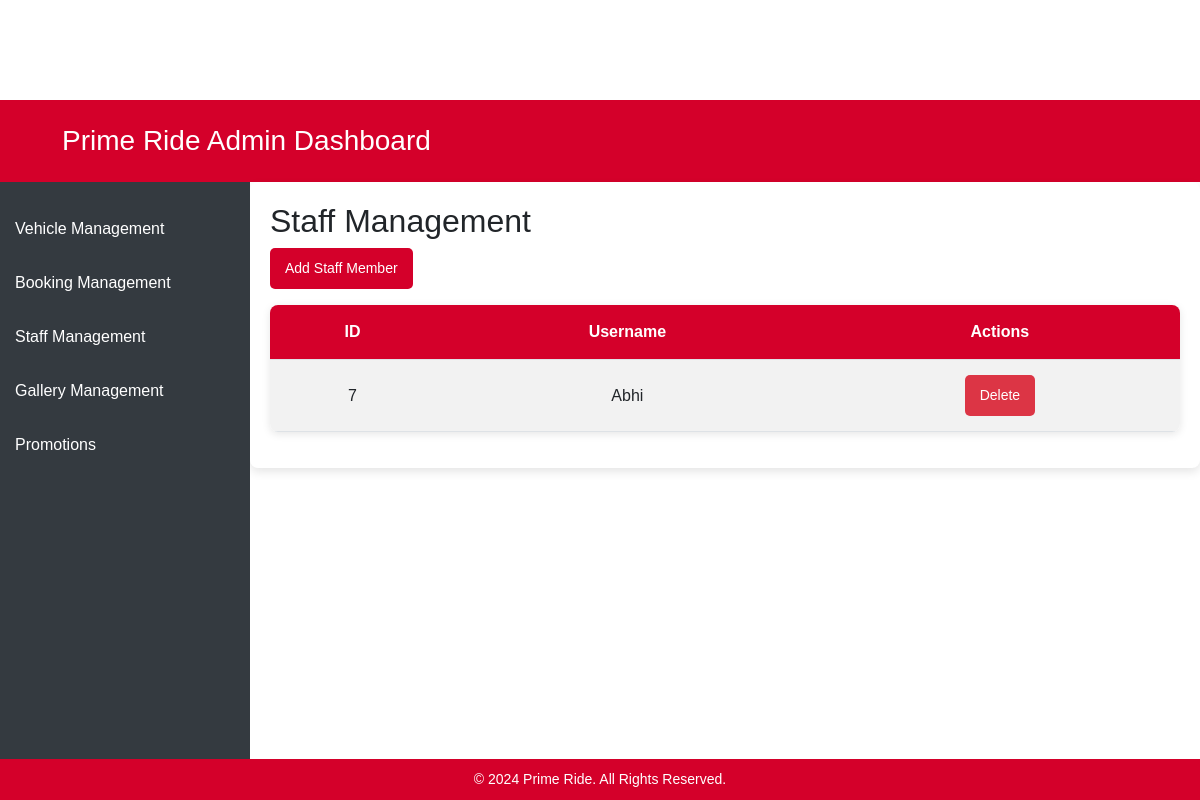
/admin/staffmanagement.php, run on an earlier commit of the app's database.
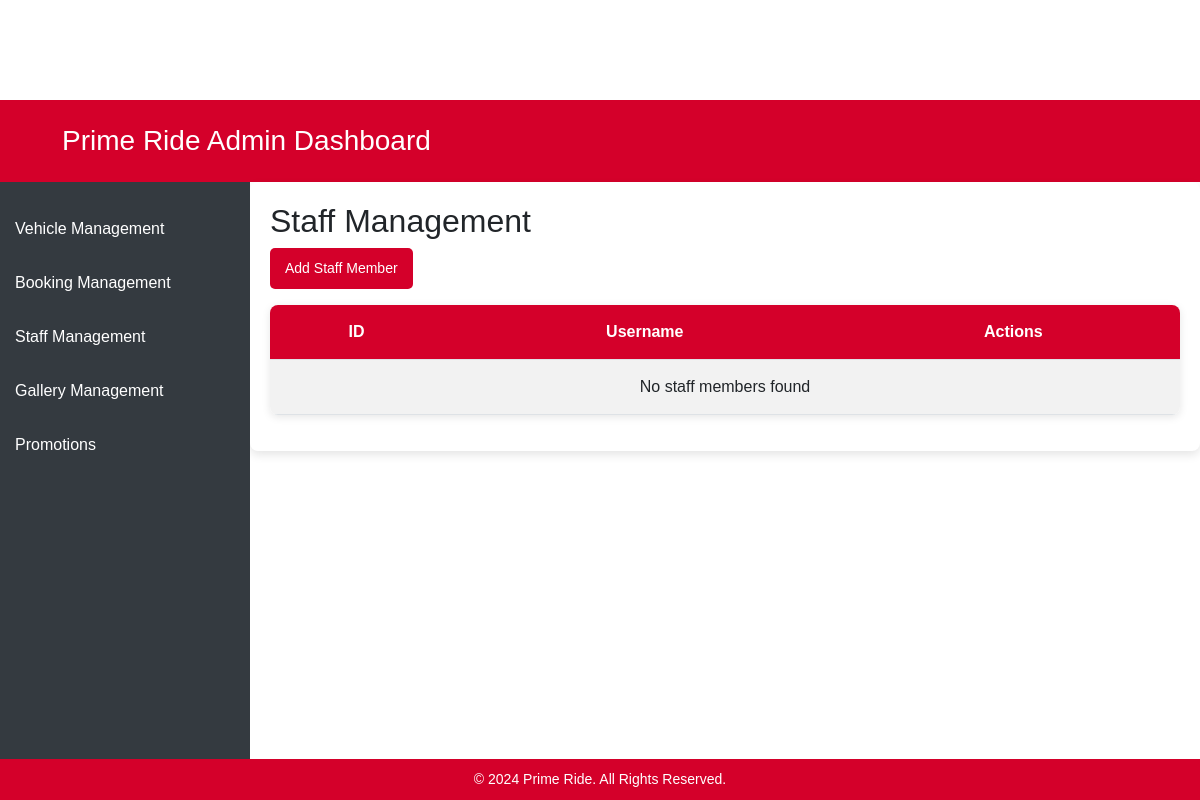
And on a later commit of the database.
### tables this page shows
CREATE TABLE `staff` (
  `id` int(11) NOT NULL,
  `staff_id` varchar(20) NOT NULL,
  `staffusername` varchar(100) NOT NULL,
  `staffpassword` varchar(255) NOT NULL
);

### admin/staffmanagement.php (the view, shortened to what this page needs)
<!DOCTYPE html>
<html lang="en">
<head>
  <link rel="stylesheet" href="admin.css">
  <link href="https://cdn.jsdelivr.net/npm/bootstrap@5.3.0-alpha1/dist/css/bootstrap.min.css" rel="stylesheet">
</head>
<body>
  <header class="p-3 text-bg-brown header">
    <div class="container">
        <div class="d-flex flex-wrap align-items-center justify-content-between">
            <div class="d-flex align-items-center">
                <a href="" class="d-flex align-items-center mb-2 mb-lg-0 text-white text-decoration-none">
                </a>
                <h1>Prime Ride Admin Dashboard</h1>
            </div>
        </div>
    </div>
</header>
<div class="sidebar">
    <a href="vehiclemanagement.php">Vehicle Management</a>
    <a href="bookingmanagement.php">Booking Management</a>
    <a href="staffmanagement.php">Staff Management</a>
    <a href="gallerymanagement.php">Gallery Management</a>
    <a href="promotions.php">Promotions</a>
  </div>
  <div class="content">
    <h2>Staff Management</h2>
    <button class="btn btn-primary" data-bs-toggle="modal" data-bs-target="#addStaffModal">Add Staff Member</button>
    <?php
include '../assets/php/dbconnection.php';
$sql = "SELECT id, staffusername FROM staff";
$result = $conn->query($sql);
?>
<table class="table table-striped mt-3">
  <thead>
    <tr>
      <th>ID</th>
      <th>Username</th>
      <th>Actions</th>
    </tr>
  </thead>
  <tbody>
    <?php
    if ($result->num_rows > 0) {
        while($row = $result->fetch_assoc()) {
            echo "<tr>";
            echo "<td>" . $row['id'] . "</td>";
            echo "<td>" . $row['staffusername'] . "</td>";
            echo "<td><button class='btn btn-danger' onclick='deleteStaff(" . $row['id'] . ")'>Delete</button></td>";
            echo "</tr>";
        }
    } else {
        echo "<tr><td colspan='3'>No staff members found</td></tr>";
    }
    ?>
  </tbody>
</table>
  </div>
<footer>
    <p>&copy; 2024 Prime Ride. All Rights Reserved.</p>
</footer>
</body>
</html>

What changed in the data, as far as the page shows it:
removed staff: id "7", staffusername "Abhi"
Also different on the page:
text now shown: "No staff members found"
